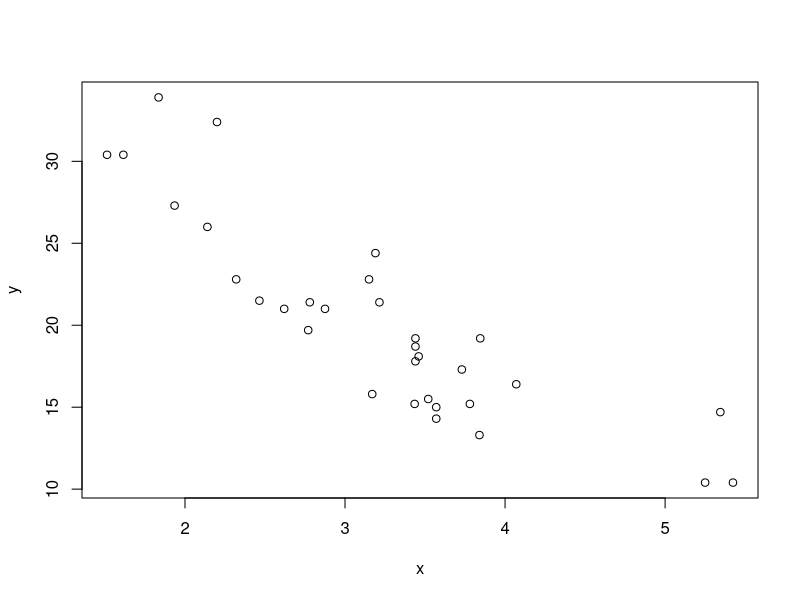

Here is the R script that generated this plot:
#################################
## <제14장 연습문제>
################################# 

# 01. 다음 mtcars 데이터셋을 대상으로 연비효율(mpg), 실린더수(cyl), 엔진크기(disp), 마력(hp), 무게(wt) 변수를 
# 대상으로 서브셋을 작성하시오.
library(datasets)
data(mtcars)

data <- mtcars[c('mpg','cyl','disp', 'hp', 'wt')]
head(data)

# 02. 작성된 서브셋을 대상으로 상관분석을 수행하여 연비효율(mpg)과 가장 상관계수가 
# 높은 변수를 확인하시오. 

cor(data)

# 03. 연비효율과 가장 상관계수가 높은 변수와 산점도로 시각화하시오.
y <- data$mpg
x <- data$wt

plot(x, y)








